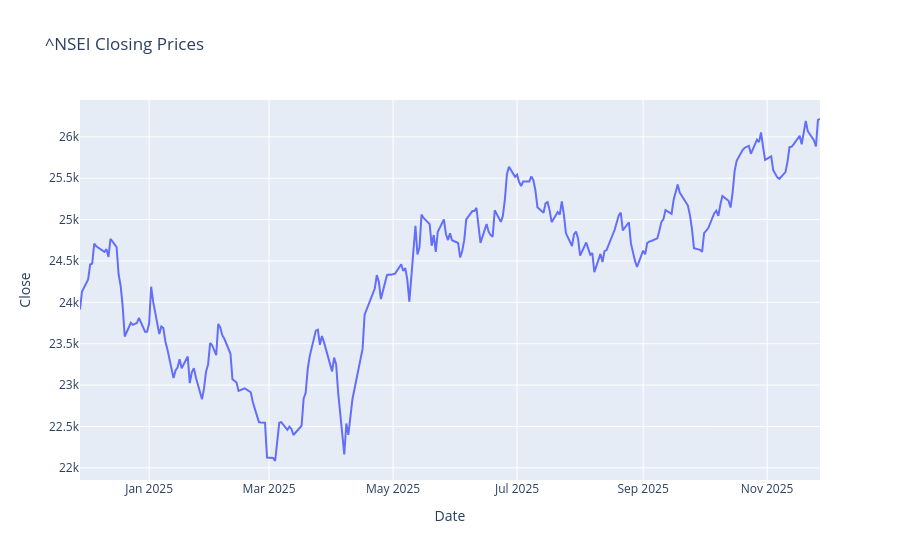

Write notebook code for a chart like this one.
### Code cell
# plot the closing price
fig = px.line(df, x='Date', y='Close', title=f'{ticker} Closing Prices')
fig.show()

### Figure 1 — Plotly figure (JSON) as saved in the notebook; plotly's stock layout.template omitted (floating-point values rounded to 4 significant figures; data arrays with more than 128 entries replaced by an {"elided": "..."} marker saying what was removed)
{"data": [{"hovertemplate": "Date=%{x}<br>Close=%{y}<extra></extra>", "legendgroup": "", "line": {"color": "#636efa", "dash": "solid"}, "marker": {"symbol": "circle"}, "mode": "lines", "name": "", "orientation": "v", "showlegend": false, "type": "scatter", "x": {"elided": "249 str values"}, "xaxis": "x", "y": {"elided": "249 float values"}, "yaxis": "y"}], "layout": {"legend": {"tracegroupgap": 0}, "title": {"text": "^NSEI Closing Prices"}, "xaxis": {"anchor": "y", "domain": [0, 1], "title": {"text": "Date"}}, "yaxis": {"anchor": "x", "domain": [0, 1], "title": {"text": "Close"}}}}
